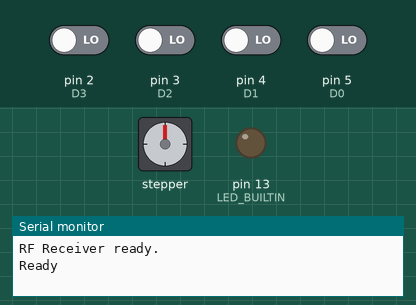
Recording of a sketch running on a simulated Arduino Uno, built with avr-gcc and run on an emulated ATmega328P. Shown: stepper motor, output pins drawn as LEDs (lit = HIGH), the last lines printed to the serial monitor. Inputs (shaded band) come from the test bench; at power-on: pin 2 (D3), pin 3 (D2), pin 4 (D1), pin 5 (D0) LOW. Stepper angles assume 2048 steps per turn.

Above: at 3.2 s.
3.3 s: pin 2 (D3) driven HIGH
At 3.95 s:
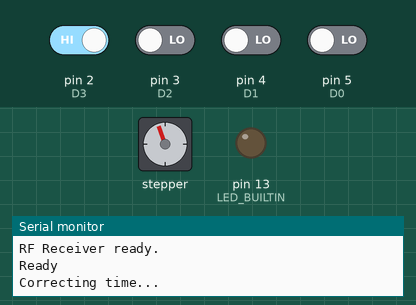
At 6.7 s:
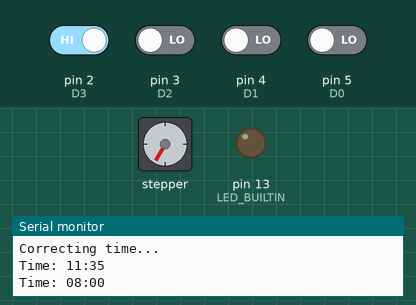
Timing chart, 0 to 39.3 s (numbered marks = the images above; inputs shaded):
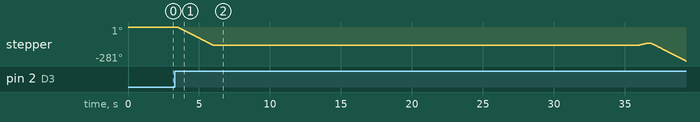

The sketch:

maple-nc-watch.ino
```cpp
#include "InputReader.h"
#include "ClockMover.h"

InputReader inputReader = InputReader();
ClockMover clockMover = ClockMover();

int counter = 0;
bool autoMove = false;
int autoMoveSteps = 0;

void setup() {
  // put your setup code here, to run once:
  Serial.begin(9600);
  pinMode(LED_BUILTIN, OUTPUT);

  inputReader.setup();

  clockMover.setup();

  Serial.println("Ready");
}

void loop() {

  if (inputReader.buttonPressed('A', 200))
  {
    Serial.println("Correcting time...");
    clockMover.executeCorrectTime();
    autoMove = true;
    autoMoveSteps = 0;
    clockMover.setTime(8, 0);
    delay(30 * 1000);
    Serial.println("Corrected time.");
    clockMover.oneStep(3);
  }
  else if (inputReader.buttonPressed('B', 200))
  {
    autoMove = false;
    Serial.println("Going crazy...");
    clockMover.executeGoCrazy();
    Serial.println("Go crazy end.");
  }
  else if (inputReader.buttonPressed('C', 1))
  {
    clockMover.executeMoveBackward();
  }
  else if (inputReader.buttonPressed('D', 1))
  {
    clockMover.executeMoveForward();
  }
  else
  {
    if (autoMove && counter++ > (411))
    {
      counter = 0;
      autoMoveSteps++;
      if (autoMoveSteps <= 208)
      {
        Serial.print(String(autoMoveSteps) + ". Step ");
        clockMover.oneStep(1);
      }
      else
      {
        autoMove = false;
        Serial.print("Last Step ");
        clockMover.oneStep(60);
      }
    }

    clockMover.clear();
    delay(10);
  }

  //  digitalWrite(LED_BUILTIN, HIGH);
  //  delay(1000);
  //  digitalWrite(LED_BUILTIN, LOW);
}
```

ClockMover.cpp
```cpp
#include "ClockMover.h"

// Include the Arduino Stepper.h library:
#include <Stepper.h>

// Define number of steps per rotation:
const int stepsPerRevolution = 2048;

const int stepsPerMinute = stepsPerRevolution / 60;

const int crazyIterationDelay = 100;

const int moveSteps = 5;

// Wiring:
// Pin 9-8 to IN1 on the ULN2003 driver
// Pin 8-9 to IN2 on the ULN2003 driver
// Pin 7-10 to IN3 on the ULN2003 driver
// Pin 6-11 to IN4 on the ULN2003 driver
Stepper myStepper = Stepper(stepsPerRevolution, 9, 7, 8, 6);

void ClockMover::setup (void)
{
  // Set the speed max 17 rpm:
  myStepper.setSpeed(10);

  clear();
}

void ClockMover::clear(void)
{
  digitalWrite(6, LOW);
  digitalWrite(7, LOW);
  digitalWrite(8, LOW);
  digitalWrite(9, LOW);

  sd = 100;
}

void ClockMover::setTime(int hour, int minute)
{
  timeHour = hour;
  timeMinute = minute;
  Serial.println("Time: " + getTime() + "");
}

String ClockMover::getTime(void)
{
  String hourString = "0" + String(timeHour);
  String minString = "0" + String(timeMinute);
  return String(hourString.substring(hourString.length() - 2) + ":" + minString.substring(minString.length() - 2));
}

void ClockMover::stepMinutes(int minuts)
{
  myStepper.step(stepsPerMinute * minuts);
  addTime(minuts);
  Serial.println("Time: " + getTime() + "");
}

void ClockMover::addTime(int minuts)
{
  timeMinute += minuts;
  while (timeMinute > 59)
  {
    timeHour++;
    timeMinute -= 60;
  }
  while (timeMinute < 0)
  {
    timeHour--;
    timeMinute += 60;
  }
  while (timeHour > 12)
  {
    timeHour -= 12;
  }
  while (timeHour < 1)
  {
    timeHour += 12;
  }
}

void ClockMover::executeCorrectTime(void)
{
  myStepper.setSpeed(10);
  stepMinutes(-25);
  //delay(10);
}

void ClockMover::oneStep(int minuts)
{
  myStepper.setSpeed(5);
  stepMinutes(minuts);
  //delay(10);
}

void ClockMover::executeGoCrazy(void)
{
  myStepper.setSpeed(17);
  for (int n = 0; n < 3; n++)
  {
    stepMinutes(-15);
    delay(crazyIterationDelay);
    stepMinutes(+20);
    delay(crazyIterationDelay);
    stepMinutes(-35);
    delay(crazyIterationDelay);
    stepMinutes(+10);
    delay(crazyIterationDelay);
    stepMinutes(-5);
    delay(crazyIterationDelay);
    stepMinutes(+40);
    delay(crazyIterationDelay);
    stepMinutes(-20);
    delay(crazyIterationDelay);
    stepMinutes(+5);
  }
}

void ClockMover::executeMoveForward(void)
{
  myStepper.setSpeed(10);
  myStepper.step(moveSteps);
  delay(accelerateStep());
  if (sd > 0)
  {
    Serial.println("Moved forward (delay " + String(sd) + ").");
  }
}

void ClockMover::executeMoveBackward(void)
{
  myStepper.setSpeed(10);
  myStepper.step(-moveSteps);
  delay(accelerateStep());
  if (sd > 0)
  {
    Serial.println("Moved backward (delay " + String(sd) + ").");
  }
}

int ClockMover::accelerateStep(void)
{
  sd -= sd > 0 ? 5 : 0;
  return sd;
}
```

ClockMover.h
```cpp
#ifndef CLOCKMOVER_H
#define CLOCKMOVER_H

#include "Arduino.h"

class ClockMover {
  public:
    void setup(void);
    void clear(void);
    void setTime(int hour, int minute);
    String getTime(void);
    void executeCorrectTime(void);
    void oneStep(int minuts);
    void executeGoCrazy(void);
    void executeMoveForward(void);
    void executeMoveBackward(void);

  private:
    int sd = 100;

    int timeHour = 0;
    int timeMinute = 0;

    void stepMinutes(int minuts);
    void addTime(int minutes);

    int accelerateStep(void);
};

#endif
```

InputReader.cpp
```cpp
#include "InputReader.h"
#include "Arduino.h"

//
//Arduino 4 channel Wireless RF Receiver EV1527/PT2262 Decoding module
//
const int D3 = 2;
const int D2 = 3;
const int D1 = 4;
const int D0 = 5;
//const int VT = 8;

bool called = false;

void InputReader::setup(void)
{
  // Setup 4 channel Wireless RF Receiver EV1527/PT2262 Decoding module
  pinMode(D3, INPUT);
  pinMode(D2, INPUT);
  pinMode(D1, INPUT);
  pinMode(D0, INPUT);
  //pinMode(VT, INPUT);

  //Waiting for rf receiver module startup
  delay(2000);

  Serial.println("RF Receiver ready.");
}

bool InputReader::buttonPressed(char button, int minDuration)
{
  /* For testing
  if (called == false && button == 'A')
  {
    called = true;
    return true;
  }
  return false;
  */

  int input;

  switch (button)
  {
    case 'A': input = D3; break;
    case 'B': input = D2; break;
    case 'C': input = D1; break;
    case 'D': input = D0; break;
    default:
      Serial.println(String("Unknown button ") + String(button));
      return false;
  }

  int pressed = minDuration;
  while (digitalRead(input) > 0)
  {
    pressed -= 10;
    if (pressed <= 0) return true;
    delay(10);
  }
  return false;
}
```

InputReader.h
```cpp
#ifndef INPUTREADER_H
#define INPUTREADER_H

class InputReader {
  public:
    void setup (void);
    bool buttonPressed(char, int);
};

#endif
```

Measured:
- after the input at 3.3 s, stepper: turns 150° counter-clockwise in 2.5 s, then 18° clockwise in 0.60 s, then 149° counter-clockwise in 2.5 s
